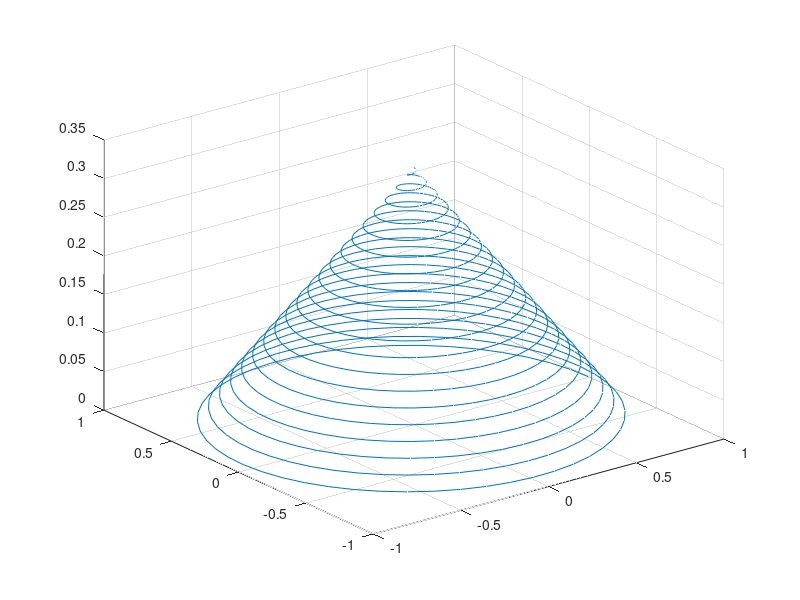

Here is the MATLAB script that generated this plot:
turns=40*pi;
t=linspace(0,turns,1000);
x=cos(t).*(turns-t)./turns;
y=sin(t).*(turns-t)./turns;
z=t./(3.*turns);
plot3(x,y,z);grid on;